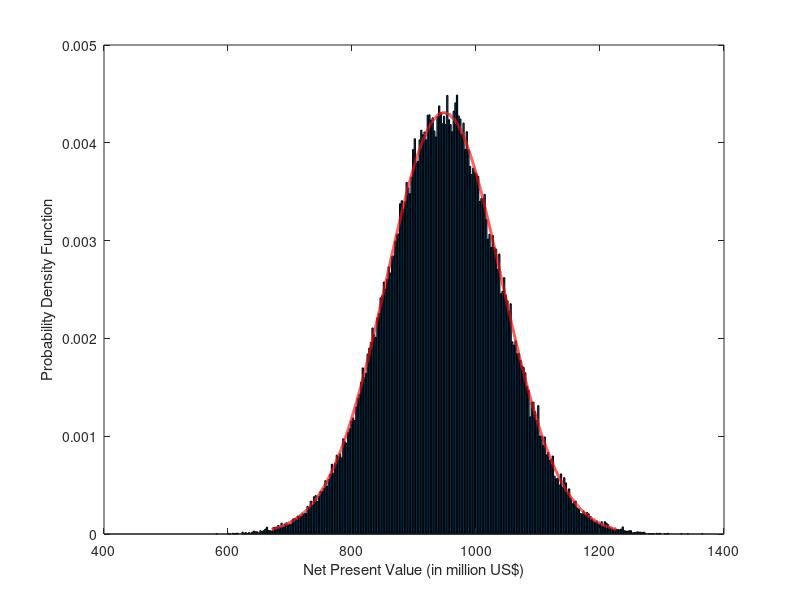
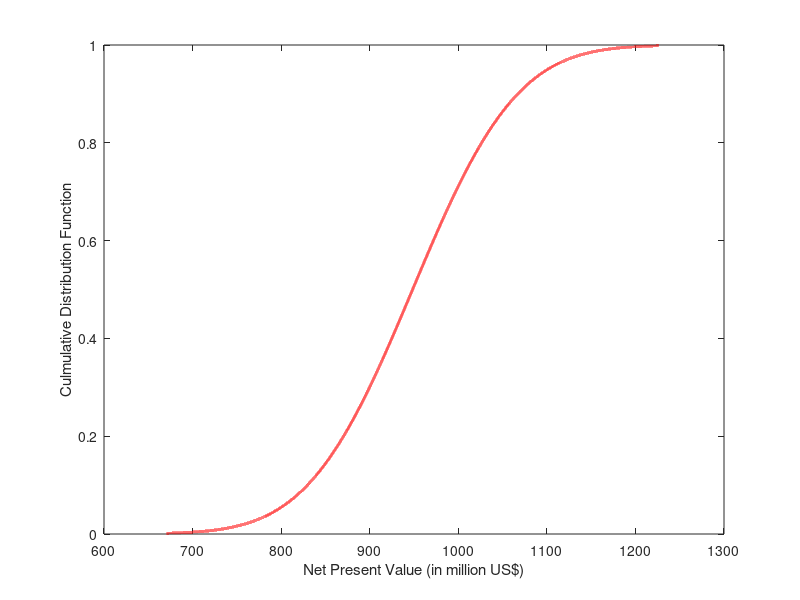

Reproduce these figures in MATLAB, in order.
clear;
clc;
tic;
% prompt1='number of runs=';
% n=input(prompt1);
n = 100000;

% prompt2='Throughput (Gbps)=';
% TP=input(prompt2);
TP = 100;

% prompt3='Advitisement Highest Speed (Mbps)=';
% ADV=input(prompt3);
ADV = 12;

R1=0.543;
R2=0.373;
user_act=0.0591;
N_max=floor(TP*1024/(ADV*R1*R2)/user_act);

t1=['The Maximum number of subscribers is '  num2str(N_max) '!'];
disp(t1);

% prompt4='Discount rate (in decimal)=';
% DR=input(prompt4);
DR = 0.1;

% prompt5='Terminal Cost (in US $)=';
% R_t=input(prompt5);
R_t = 300;

%************************************************************************
% prompt6='Scenorio Selection (Type in 1 for Best Scenorio; 2 for Norminal; 3 for worst) =';
% Scenorio=input(prompt6);
Scenorio = 1;
%************************************************************************

if Scenorio==3;
% prompt7='If you select worst Scenorio, please specific your Decay Rate per year (in decimal)=';
% Decay=input(prompt7)/4;
Decay = 0.05/4;
end

% prompt8='what is estimated mean of your ARPU? (in US $)';
% ARPU_mu=input(prompt8);
ARPU_mu = 40;

% prompt9='what is estimated STD of your ARPU? (in US $)';
% ARPU_sigma=input(prompt9);
ARPU_sigma = 2.67;

L=[];
for t=1:60
if Scenorio==1
    if t<6
    L_single=0.017*t;
    L=[L L_single];
    elseif t<41 && t>5
    L_single=0.3959*log(t/4)-0.0028;
    L=[L L_single];
    else 
    L_single=0.909;
    L=[L L_single];
    end
elseif Scenorio==2
    if t<6
    L_single=0.017*t;
    L=[L L_single];
    elseif t<20 && t>5
    L_single=0.3959*log(t/4)-0.0028;
    L=[L L_single];
    else 
    L_single=0.614;
    L=[L L_single];
    end
else
    if t<6
    L_single=0.017*t;
    L=[L L_single]; 
    elseif t<20 && t>5
    L_single=0.3959*log(t/4)-0.0028;
    L=[L L_single];
    else 
    L_single=0.614-Decay*(t-19);
    L=[L L_single];
    end
end
end

% prompt10='Initial annual operational cost (in million US$)=';
% C_ops=input(prompt10);
C_ops = 10;

% prompt11='Annual operational growth rate (in decimal)=';
% gamma_ops=input(prompt11);
gamma_ops = 0;

% prompt12='subscriber acquisition cost ARPU factor (integer)=';
% CaAR=input(prompt12);
CaAR = 8;

% prompt13='IPS Initial annual cost (in million US$)=';
% a=input(prompt13);
a = 10;

% prompt14='IPS annual growth rate (in decimal)=';
% gamma_ips=input(prompt14);
gamma_ips = 0;

% prompt15='Percentage factor of ARPU per quarterly (in decimal)=';
% b=input(prompt15);
b = 0.05;

% prompt16='Insurance rate (in decimal)=';
% IR=input(prompt16);
IR = 0.12;

% prompt20='lowerbound of launch (in million US$)=';
% c_ln_l=input(prompt20);
c_ln_l = 60;

% prompt21='upperbound of launch (in million US$)=';
% c_ln_u=input(prompt21);
c_ln_u = 100;

C_ops_f=[];
for i1=1:60
    C_ops_f1=(1+gamma_ops)^(i1/4);
    C_ops_f=[C_ops_f C_ops_f1];
end

C_ips_f=[];
for i2=1:60
    C_ips_f1=(1+gamma_ips)^(i2/4);
    C_ips_f=[C_ips_f C_ips_f1];
end

if Scenorio~3
N=N_max*L;
dN=N-[0 N(1:59)];
dDR=[];
for i3=1:60
    dDR1=(1+DR)^(i3/4);
    dDR=[dDR dDR1];
end

R=[];
C_aioc=[];

for simu=1:n   
    
ARPU=normrnd(ARPU_mu,ARPU_sigma); 

Re=(ARPU*3*N+R_t*dN)./dDR/10^6;
R_1=sum(Re);
R=[R R_1];

C_q=(C_ops*C_ops_f/4+(ARPU*CaAR*dN)/10^6+a*C_ips_f/4+b*ARPU*N/10^6)./dDR;
C_aioc_1=sum(C_q);
C_aioc=[C_aioc C_aioc_1];
end

else 
N=N_max*L;
dN=N-[0 N(1:59)];
dDR=[];
for i3=1:60
    dDR1=(1+DR)^(i3/4);
    dDR=[dDR dDR1];
end

R=[];
C_aioc=[];

for simu=1:n    
ARPU=normrnd(ARPU_mu,ARPU_sigma);    
Re=(ARPU*3*N+[R_t*dN(1:19) zeros(1,41)])./dDR/10^6;
R_1=sum(Re);
R=[R R_1];

C_q=(C_ops*C_ops_f/4+[ARPU*CaAR*dN(1:19) zeros(1,41)]/10^6+a*C_ips_f/4+b*ARPU*N/10^6)./dDR;
C_aioc_1=sum(C_q);
C_aioc=[C_aioc C_aioc_1];
end
        
end

C_ioc=[];
for i4=1:n
    c_ln=c_ln_l+(c_ln_u-c_ln_l)*rand;
    C_acq=167.28*TP^0.114;
    C_ioc_1=(1+IR)*(C_acq+c_ln);
    C_ioc=[C_ioc C_ioc_1];
end

NPV=R-C_aioc-C_ioc;

P_neg_npv=sum(NPV<0)/n;

t2=['The probability of NPV less than zero is '  num2str(P_neg_npv) '!'];
disp(t2);

figure

[muhat,sigma] = normfit(NPV);
% construct histogram, F number of elements in each bin, X center of each
% bin.
[F,X] = hist(NPV,300);
% get ready to plot as probability histogram
F = F/trapz(X,F);
bar(X,F); hold on;
% use muhat and sigma to construct pdf
x = muhat-3*sigma:0.01:muhat+3*sigma;
% plot PDF over histogram
y = normpdf(x,muhat,sigma);
plot(x,y,'r','linewidth',2);
xlabel('Net Present Value (in million US$)');
ylabel('Probability Density Function')

figure
y2 = normcdf(x,muhat,sigma);
plot(x,y2,'r','linewidth',2);
xlabel('Net Present Value (in million US$)');
ylabel('Culmulative Distribution Function');

% Roic=R./(C_aioc+C_ioc);
% 
% figure
% [muhat1,sigma1] = normfit(Roic);
% % construct histogram, F number of elements in each bin, X center of each
% % bin.
% [F1,X1] = hist(Roic,300);
% % get ready to plot as probability histogram
% F1 = F1/trapz(X1,F1);
% bar(X1,F1); hold on;
% % use muhat and sigma to construct pdf
% x1 = muhat1-3*sigma1:0.01:muhat1+3*sigma1;
% % plot PDF over histogram
% y1 = normpdf(x1,muhat1,sigma1);
% plot(x1,y1,'r','linewidth',2);
% xlabel('Ratio between Revenue and Life Cycle Cost');
% ylabel('Probability')


toc;




